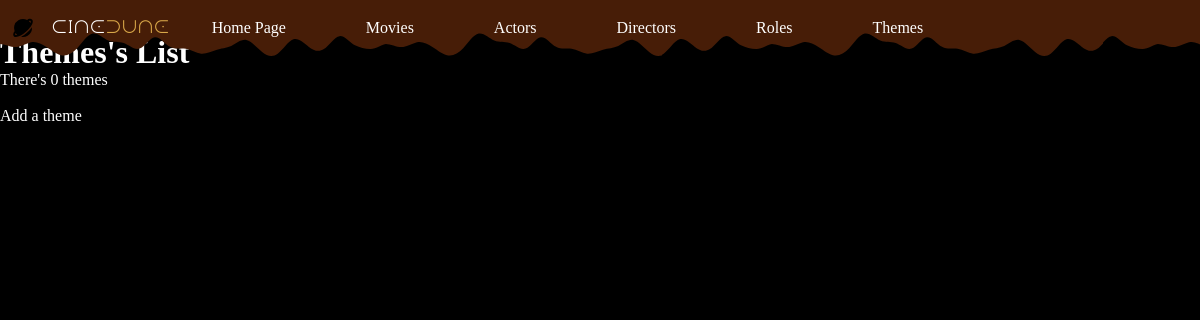
The app's page /index.php?action=listThemes, older data.
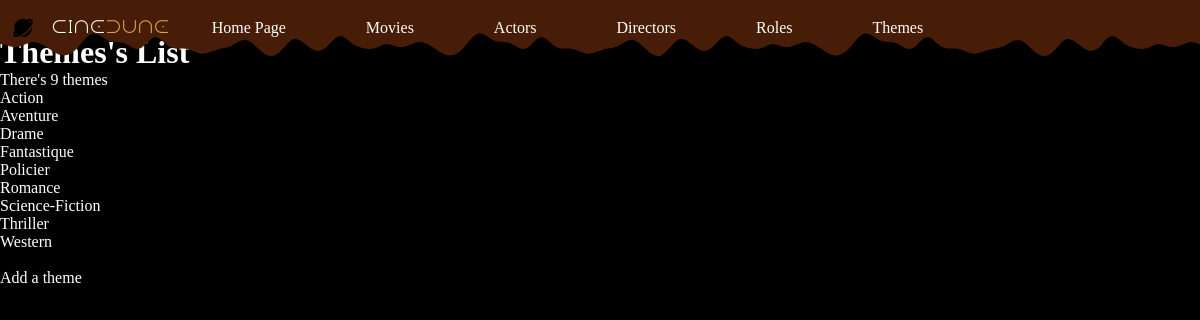
The same page, newer data.
### tables this page shows
CREATE TABLE IF NOT EXISTS `theme` (
  `idTheme` int NOT NULL AUTO_INCREMENT,
  `typeName` varchar(100) NOT NULL,
  PRIMARY KEY (`idTheme`)
);

### controller/ThemeController.php (called while the page is built, shortened)
<?php
class ThemeController
{
    public function listThemes(): void
    {
        $pdo = Connect::toLogIn();
        $requestThemes = $pdo->query("
            SELECT theme.idTheme, theme.typeName
            FROM theme
            ORDER BY typeName
        ");
        require "view/themes/listThemes.php";
    }
}

### view/themes/listThemes.php (the view, shortened to what this page needs)
<?php ob_start();
$themes = $requestThemes->fetchAll();
?>
<h1>Themes's List</h1>
<p>There's <?= $requestThemes->rowCount() ?> themes</p>
<?php
foreach ($themes as $theme) {
?>
    <a href="index.php?action=themesDetails&id=<?= $theme["idTheme"] ?>"><?= $theme["typeName"] . "<br>" ?></a>
<?php
}
?>
<br>
<a href="index.php?action=addTheme">Add a theme</a>
<?php
require "view/template.php";

Row changes from the older to the newer data that the page shows:
added theme: typeName "Action"
added theme: typeName "Aventure"
added theme: typeName "Drame"
added theme: typeName "Fantastique"
added theme: typeName "Policier"
added theme: typeName "Romance"
added theme: typeName "Science-Fiction"
added theme: typeName "Thriller"
added theme: typeName "Western"
Text that changed along with them:
$requestThemes->rowCount(): "0" → "9"
